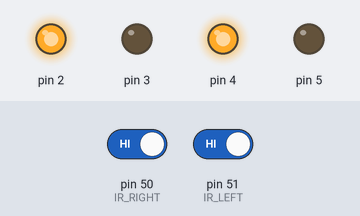
Recording of a sketch running on a simulated Arduino Mega 2560, built with avr-gcc and run on an emulated ATmega2560. Shown: output pins drawn as LEDs (lit = HIGH). Inputs (shaded band) come from the test bench; at power-on: pin 50 (IR_RIGHT) HIGH, pin 51 (IR_LEFT) HIGH.

Above: at 1.2 s.
1.3 s: pin 50 (IR_RIGHT) driven LOW
At 3.5 s:
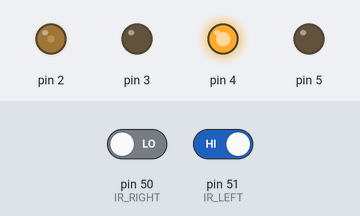
4.3 s: pin 51 (IR_LEFT) driven LOW
At 5.3 s:
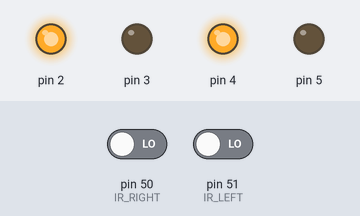
5.8 s: pin 50 (IR_RIGHT) driven HIGH
At 7.4 s:
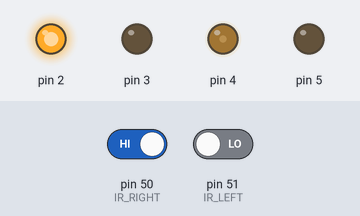
8.8 s: pin 51 (IR_LEFT) driven HIGH
At 9.2 s:
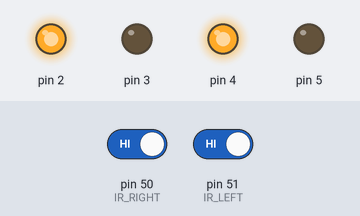
10.3 s: pin 50 (IR_RIGHT) driven LOW
At 12.5 s:
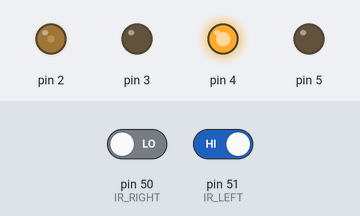
Timing chart, 0 to 14.0 s (numbered marks = the images above; inputs shaded):
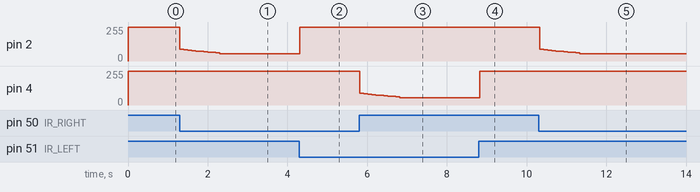

Measured:
- after the input at 1.3 s, pin 2: moves from 255/255 to 55/255 over 1.0 s, starting at once
- after the input at 4.3 s, pin 2: 55/255 → 255/255 at once
- after the input at 5.8 s, pin 4: moves from 255/255 to 55/255 over 1.0 s, starting at once
- after the input at 8.8 s, pin 4: 55/255 → 255/255 at once
- after the input at 10.3 s, pin 2: moves from 255/255 to 55/255 over 1.0 s, starting at once

The sketch:

Arduino_mega2560.ino
```cpp
/*
|**********************************************************************
* Project           : Laboratories of Industrial Electronics and Sensors
*                     Semestral project: Robot car
*
* Program name      : Arduino_mega2560.ino
*
* Author            : Vojtech Kozel (kozelvo1)
*
* Date created      : 20200420
*
* Purpose           : Main board code.
*
* Revision History  :
*
* Date        Author      Rev    Revision (Date in YYYYMMDD format)
* 20200420    kozelvo1    1      Foundation of the project.
* 20200421    kozelvo1    2      Basic form, PID controller implementation.
* 20200422    kozelvo1    3      Variables changed into structs.
*                                Added serial communication.
* 20200423    kozelvo1    4      Added bluetooth communication.
* 20200424    kozelvo1    5      Added RC mode.
* 20200429    kozelvo1    6      Setup driving regulator.
* 20200430    kozelvo1    7      Revision of code.
*                                Added line regulator.
* 20200501    kozelvo1    8      Setup line follower regulator.
*
|**********************************************************************
*/


#define BUFFER_SIZE 3
#define MANUAL_FLASHLIGHTS 52
#define IR_LEFT 51
#define IR_RIGHT 50

// Reguator structures.
struct PID_parametres {
  float Kp;
  float Ki;
  float Kd;
};

struct regulator_parametres {
  struct PID_parametres constants;
  float previous_error;
  float integral;
  float setpoint;
};

// Motors structures.
struct motor_parametres {
  unsigned char pin1;
  unsigned char pin2;
  float value1;
  float value2;
};

struct motor {
  struct motor_parametres left;
  struct motor_parametres right;
};

// Serial communication structures.
struct bluetooth {
  char in_data[BUFFER_SIZE];
  char in_char;
};

struct gyro {
  char msg[10];
  bool initialized;
  bool initial_input;
  float angle;
  float prev_angle;
  float initialAngle;
};

struct serial_com {
  struct bluetooth bluetooth;
  struct gyro gyro;
};

struct order {
  char program_mode;
  char rc_order;
  char prev_rc_order;
  char prev_program_mode;
  char lights_mode;
};


struct regulator_parametres driving_regulator = {3, 2.5, 1, 0, 0, 0};
struct regulator_parametres line_regulator = {25.2, 16.8, 14, 0, 0, 0}; // ku= 42, tu=2.8 zvysena kd aby to rychleji reagovalo
struct motor motor = {2, 3, 255, 0, 4, 5, 255, 0};
struct serial_com communication;
struct order order = {0, 3, 3, 0, 0};

float dt = 0.1;

void setup() {
  /* Setup communication, processor pins and variables. */
  Serial.begin(9600); // USB communication.
  Serial2.begin(9600); // Gyro communication.
  Serial3.begin(9600); // Bluetooth communication.

  pinMode(motor.left.pin1, OUTPUT);
  pinMode(motor.right.pin1, OUTPUT);
  pinMode(motor.left.pin2, OUTPUT);
  pinMode(motor.right.pin2, OUTPUT);
  pinMode(IR_LEFT, INPUT);
  pinMode(IR_RIGHT, INPUT);

  communication.gyro.initialized = false;
  communication.gyro.initial_input = true;
}

float driving_PID_controller(float input_angle);
float line_PI_controller(int line_error);
void gyro_communication();
void bluetooth_communication();

void loop() {
  /* Main loop. */

  // Check for "line situation".
  bool left_ir = digitalRead(IR_LEFT); bool right_ir = digitalRead(IR_RIGHT);
  bool init_line_forward = false;
  if (!left_ir && !right_ir) {
    init_line_forward = true;
  }

  // Update program modes.
  bluetooth_communication();
  order.program_mode = communication.bluetooth.in_data[0] - 48;
  order.lights_mode = communication.bluetooth.in_data[1] - 48;
  order.rc_order= communication.bluetooth.in_data[2] - 48;

  // Init new direction.
  if ((order.program_mode == 1 && order.prev_program_mode != 1) ||
      (order.rc_order != order.prev_rc_order) ||
      (!init_line_forward && order.program_mode == 0)) {
        communication.gyro.initial_input = true;
        driving_regulator.integral = 0;
        driving_regulator.previous_error = 0;
      }
  // Init manual control.
  if (order.program_mode == 1 && order.prev_program_mode != 1) {
    motor.left.value1 = 0;  motor.left.value2 = 0;
    motor.right.value1 = 0; motor.right.value2 = 0;
    order.rc_order = 3;
  }
  // Init line follower mode.
  if (order.program_mode == 0 && order.prev_program_mode != 0) {
    motor.left.value1 = 255; motor.right.value1 = 255;
    motor.left.value2 = 0; motor.right.value2 = 0;
  }

  order.prev_program_mode = order.program_mode; order.prev_rc_order = order.rc_order;

  gyro_communication();

  float driving_regulator_out = driving_PID_controller(communication.gyro.angle);

  if (order.program_mode == 1) {
        if (order.rc_order == 0) { // Forward.
          motor.right.value1 = 255;
          float tmp = motor.right.value1;
          tmp += driving_regulator_out;
          tmp = round(tmp);
          if (tmp > 255) tmp = 255;
          if (tmp < 0) tmp = 0;
          motor.left.value1 = 255;  motor.left.value2 = 0;
          motor.right.value1 = tmp; motor.right.value2 = 0;
        }
        if (order.rc_order == 2) { // Left.
           motor.left.value1 = 255; motor.left.value2 = 0;
           motor.right.value1 = 0;  motor.right.value2 = 255;
        }
        if (order.rc_order == 1) { // Right.
           motor.left.value1 = 0;    motor.left.value2 = 255;
           motor.right.value1 = 255; motor.right.value2 = 0;
        }
        if (order.rc_order == 3) { // Stop.
            motor.left.value1 = 0;  motor.left.value2 = 0;
            motor.right.value1 = 0; motor.right.value2 = 0;
        }
        if (order.rc_order == 4) { // Back.
          motor.right.value2 = 255;
          float tmp = motor.right.value2;
          tmp -= driving_regulator_out;
          tmp = round(tmp);
          if (tmp > 255) tmp = 255;
          if (tmp < 0) tmp = 0;
          motor.left.value1 = 0;  motor.left.value2 = 255;
          motor.right.value1 = 0; motor.right.value2 = tmp;
        }
  }
  else { // Line follower mode.
    motor.left.value2 = 0; motor.right.value2 = 0;

    if (left_ir && !right_ir) { // Left sensor is above a line.
      float tmp = line_PI_controller(1);
      if (tmp > 200) tmp = 200;
      motor.left.value1 = 255 - tmp; motor.right.value1 = 255;
    }
    else if (!left_ir && right_ir) { // Right sensor is above a line.
      float tmp = line_PI_controller(1);
      if (tmp > 200) tmp = 200;
      motor.right.value1 = 255 - tmp; motor.left.value1 = 255;
    }
    else { // Forward.
      line_regulator.previous_error = 10; line_regulator.integral = 0;
      motor.left.value1=255; motor.right.value1=255;

      float tmp = motor.right.value1;
      tmp += driving_regulator_out;
      tmp = round(tmp);
      if (tmp > 255) tmp = 255;
      if (tmp < 0) tmp = 0;
      motor.right.value1 = tmp;
    }
  }
  analogWrite(motor.left.pin1,  motor.left.value1);  analogWrite(motor.left.pin2,  motor.left.value2);
  analogWrite(motor.right.pin1, motor.right.value1); analogWrite(motor.right.pin2, motor.right.value2);

  if (order.lights_mode) digitalWrite(MANUAL_FLASHLIGHTS, HIGH);
  else digitalWrite(MANUAL_FLASHLIGHTS, LOW);

  delay(100);
}


float line_PI_controller(int error) {
  /* driving PID controller.
   * :param (int) error: type of situation.
   * :return: regulator product. */

  line_regulator.integral += error;
  if (line_regulator.previous_error > 0) line_regulator.previous_error--;
  return (line_regulator.constants.Kp*error) +
         (line_regulator.constants.Ki*line_regulator.integral) +
         (line_regulator.constants.Kd*line_regulator.previous_error);
}


float driving_PID_controller(float input_angle) {
  /* driving PID controller.
   * :param input_angle: angle from gyro.
   * :return: regulator product. */

  float error = driving_regulator.setpoint - input_angle;
  driving_regulator.integral = driving_regulator.integral + error*dt;
  float derivative = (error - driving_regulator.previous_error)/dt;
  driving_regulator.previous_error = error;

  return (driving_regulator.constants.Kp*error + driving_regulator.constants.Ki*
          driving_regulator.integral + driving_regulator.constants.Kd*derivative);
}


void gyro_communication() {
  /* Read angle values from gyro via serial communication. */
  while (Serial2.available() && !communication.gyro.initialized) {
    if (Serial2.read() == '#') {
      communication.gyro.initialized = true;
    }
  }

  int i=0;
  if (Serial2.available()) {
    while (Serial2.available() && i < 10 && communication.gyro.initialized) {
      char input = Serial2.read();
      if (input == '#') {
        break;
      }
      communication.gyro.msg[i++] = input;
    }

    float tmp = atof(communication.gyro.msg);
    tmp = ((int)tmp)%360;
    if (abs(tmp - communication.gyro.initialAngle - communication.gyro.prev_angle) < 400) {

      // Offset.
      if (communication.gyro.initial_input) {
        communication.gyro.initialAngle = tmp;
        communication.gyro.prev_angle = tmp;
        communication.gyro.initial_input = false;
      }
      tmp -= communication.gyro.initialAngle;

      communication.gyro.prev_angle = communication.gyro.angle;
      communication.gyro.angle = tmp;
    }
  }
}


void bluetooth_communication() {
  /* Read orders via serial bluetooth communication. */
  /* communication.bluetooth.in_data is array in form:
     [program_mode, lights_mode, rc_order] */

  int i;
  byte bytes_cnt = Serial3.available(); // Number of bytes of input mesg.
  if (bytes_cnt) {
    int handle_bytes = bytes_cnt; // Number of handle bytes.
    int remaining_bytes=0; // Bytes burned off (buffer overrun).
    if (handle_bytes >= BUFFER_SIZE-1) {
      remaining_bytes = bytes_cnt - (BUFFER_SIZE-1); // Reduce bytes to buffer size.
    }
    if (handle_bytes == 3) { // filter
      for(i = 0; i < handle_bytes; i++) {
        communication.bluetooth.in_char = Serial3.read();
          communication.bluetooth.in_data[i] = communication.bluetooth.in_char;
      }
    communication.bluetooth.in_data[i]='\0';
    }
    for(i=0;i<remaining_bytes;i++) {
      Serial3.read(); // Get rid of remaining bytes.
    }
  }
}
```
